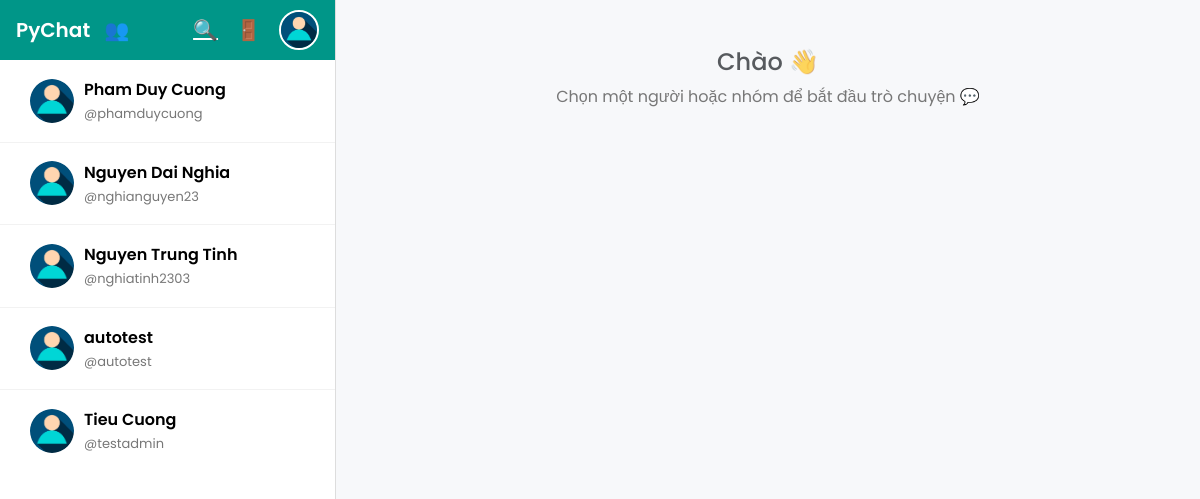
The app's page /chat/ (signed in), older data.
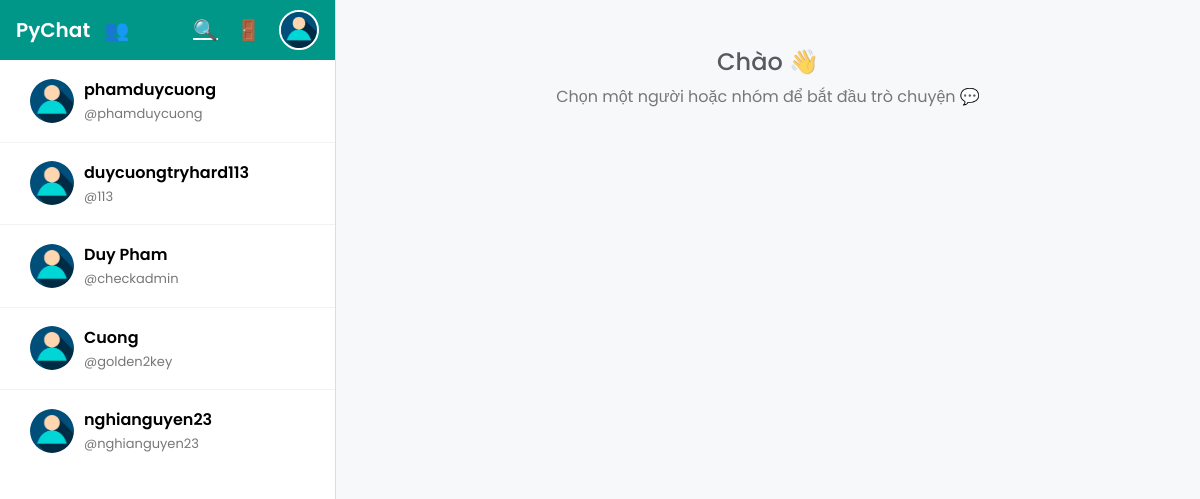
The same page, newer data.
### chat/models.py (models this page shows, shortened)
class UserProfile(models.Model):
    user = models.OneToOneField(
        User,
        on_delete=models.CASCADE,
        related_name="profile",
        null=True, blank=True,  # ✅ cho phép tạm null để migrate an toàn
    )
    name = models.CharField(max_length=25)
    email = models.EmailField(unique=True)
    username = models.CharField(max_length=20, unique=True)
    bio = models.TextField(blank=True, null=True)
    avatar = models.ImageField(upload_to='avatars/', blank=True, null=True)

### chat/views.py (the view, shortened to what this page needs)
# urls.py: path("", views.index, name="index"),
@login_required
def index(request):
    user_profile = get_object_or_404(UserProfile, username=request.user.username)
    friends = UserProfile.objects.exclude(username=user_profile.username).all()
    for f in friends:
        last_msg_time = None
        last_msg_preview = ""
        sql_msg = Messages.objects.filter(
            Q(sender_name=user_profile, receiver_name=f)
            | Q(sender_name=f, receiver_name=user_profile)
        ).order_by("-timestamp").first()
        if sql_msg:
            last_msg_time = timezone.localtime(sql_msg.timestamp)
            last_msg_preview = sql_msg.description or ""
        try:
            msgs = get_messages(user_profile.username, f.username)
        except Exception as e:
            print(f"⚠️ MongoDB error ({f.username}):", e)
        f.last_msg_preview = last_msg_preview or ""
        f.last_msg_time = last_msg_time or timezone.datetime(1970, 1, 1, tzinfo=timezone.utc)
    groups = GroupChat.objects.filter(members=user_profile).prefetch_related("members")
    combined_list = list(friends) + list(groups)
    combined_list.sort(key=lambda x: getattr(x, "last_msg_time", timezone.datetime(1970, 1, 1, tzinfo=timezone.utc)), reverse=True)
    return render(request, "chat/index.html", {
        "combined_list": combined_list,
        "user_profile": user_profile,
    })

### chat/models.py (called while the page is built, shortened)
    @property
    def description(self):
        if not self._description:
            return ""

### chat/mongo_service.py (called while the page is built, shortened)
def get_messages(sender: str, receiver: str):
    if not messages_col:
        return []

### chat/templates/chat/index.html (shortened to what this page needs)
{% extends 'chat/Base.html' %}
{% load static %}
{% block content %}
<div class="chat-main">
  <div class="empty-chat text-center mt-5">
    <h4 class="text-muted mb-2">Chào {{ curr_user.name }} 👋</h4>
    <p>Chọn một người hoặc nhóm để bắt đầu trò chuyện 💬</p>
  </div>
</div>
{% endblock %}

### chat/templates/chat/Base.html (shortened to what this page needs)
{% load static %}
<!DOCTYPE html>
<html lang="vi">
<head>
  <link href="https://cdn.jsdelivr.net/npm/bootstrap@5.3.2/dist/css/bootstrap.min.css" rel="stylesheet">
</head>
<body>
  <div class="chat-container">
    <div class="sidebar">
      <div class="sidebar-header">
        <div class="d-flex align-items-center gap-2">
          <a href="{% url 'chat:index' %}" class="logo-link">PyChat</a>
          <button class="nav-btn" id="createGroupBtn" title="Tạo nhóm">👥</button>
        </div>
        <div class="header-actions">
          <a href="{% url 'chat:search' %}" class="nav-btn" title="Tìm kiếm bạn bè">🔍</a>
          {% if user.is_authenticated %}
          <form method="post" action="{% url 'logout' %}" style="margin:0;">
            <button type="submit" class="nav-btn" title="Đăng xuất">🚪</button>
          </form>
          {% else %}
          <a href="{% url 'login' %}" class="nav-btn">Login</a>
          <a href="/signup" class="nav-btn">Register</a>
          {% endif %}
          <a href="{% url 'chat:view_profile' username=request.user.username %}">
            <img src="{% static 'images/user_image.jpg' %}" class="avatar-sm" alt="Profile">
          </a>
        </div>
      </div>
      <ul class="friend-list list-group list-group-flush" id="combinedChatList">
        {% for item in combined_list %}
          {% if item.members %}
            <li class="list-group-item group-box" data-groupid="{{ item.id }}">
              <a href="{% url 'chat:group_chat' item.id %}">
                <img src="{% static 'images/group_icon.png' %}" alt="Group">
                <div class="d-flex flex-column">
                  <span class="friend-name">{{ item.name }}</span>
                  <span class="friend-username text-muted">{{ item.members.count }} thành viên</span>
                  {% if item.last_msg_time %}
                    <small class="text-muted">{{ item.last_msg_time|date:"H:i • d/m/Y" }}</small>
                  {% endif %}
                </div>
              </a>
            </li>
          {% else %}
            <li class="list-group-item friend-box" data-username="{{ item.username }}">
              <a href="{% url 'chat:chat' item.username %}">
                <img src="{% static 'images/user_image.jpg' %}" alt="Avatar">
                <div class="d-flex flex-column">
                  <span class="friend-name">{{ item.name }}</span>
                  <span class="friend-username">@{{ item.username }}</span>
                </div>
              </a>
            </li>
          {% endif %}
        {% endfor %}
      </ul>
    </div>
  <div class="chat-main">
    {% block content %}
    {% endblock %}
  </div>
</body>
</html>

Row changes from the older to the newer data that the page shows:
removed UserProfile: name "Nguyen Dai Nghia", username "nghianguyen23"
removed UserProfile: name "Nguyen Trung Tinh", username "nghiatinh2303"
removed UserProfile: name "autotest", username "autotest"
removed UserProfile: name "Tieu Cuong", username "testadmin"
changed UserProfile "phamduycuong": name "Pham Duy Cuong" → "phamduycuong"
added UserProfile: name "duycuongtryhard113", username "113"
added UserProfile: name "Duy Pham", username "checkadmin"
added UserProfile: name "Cuong", username "golden2key"
added UserProfile: name "nghianguyen23", username "nghianguyen23"
